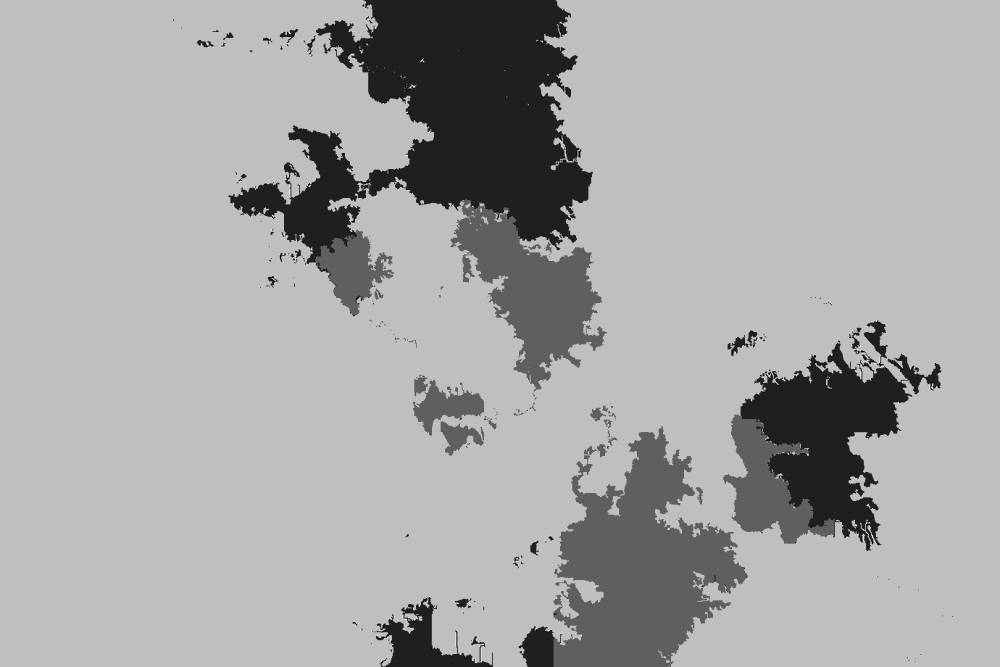
#> input picture CoralSeg-Learning-coral-segmentation-from-sparse-annotations/Datasets/EilatMixx/labels/test/LFT_0029.JPG00.png, 1000 x 667 px, shrunk from 1380 x 920 before the run; its folder holds only this picture in this run
$ python generate_sparse.py
#> lines starting #> are read from the running program, lines starting #| are printed output that depends on the picture
import glob
import cv2
import argparse
import random
import os
import math
import numpy as np

parser = argparse.ArgumentParser()
parser.add_argument("--dataset", help="Dataset to train", default='../Datasets/camvid')
parser.add_argument("--n_labels", help="Number of pixel labels to have", type=int, default=250)
parser.add_argument("--gridlike", help="Whether to have a grid-like structured ground-truth", type=int, default=1)
parser.add_argument("--image_format", help="Labeled image format (jpg, jpeg, png...)", default='png')
parser.add_argument("--default_value", help="Value of non-labeled pixels", type=int, default=255)
args = parser.parse_args()

path_names = args.dataset.split('/')
if path_names[-1] == '':
    path_names = path_names[:-1]
dataset_name = path_names[-1]

sparse_folder = os.path.join(dataset_name, 'sparse_GT')
labels_folder = os.path.join(args.dataset, 'labels')

NUM_LABELS = args.n_labels
grid = bool(args.gridlike)

folders = ['test', 'train']  # folders of the dataset

if not os.path.exists(sparse_folder):
    os.makedirs(sparse_folder)

for folder in folders:
    folder_to_write = os.path.join(sparse_folder, folder)
    if not os.path.exists(folder_to_write):
        os.makedirs(folder_to_write)

    for filename in glob.glob(os.path.join(labels_folder, folder) + '/*.' + args.image_format):
        image_name = os.path.basename(filename)
        new_filename = os.path.join(folder_to_write, image_name)

        img = cv2.imread(filename, 0)
#> img is the input picture: shape (667, 1000); min 0, max 8, mean 5.25
        sparse = cv2.imread(filename, 0)
        sparse[:, :] = args.default_value
#> sparse: shape (667, 1000); every value is 255

        i_size, j_size = img.shape
#> i_size = 667; j_size = 1000
        if grid:  # Perform grid-like sparse ground-truth
            rate = i_size * 1. / j_size  # rate between height and width
#> rate = 0.667
            sqrt = math.sqrt(NUM_LABELS)
            n_i_points = int(rate * sqrt) + 1  # number of labels per column
#> n_i_points = 11
            n_j_points = int(NUM_LABELS / n_i_points) + 1  # number of labels per row
#> n_j_points = 23
            space_betw_i = int(i_size / n_i_points)  # space between every label
#> space_betw_i = 60
            space_betw_j = int(j_size / n_j_points)
#> space_betw_j = 43
            start_i = int((i_size - space_betw_i * (n_i_points - 1)) / 2)  # pixel to start labeling
#> start_i = 33
            start_j = int((j_size - space_betw_j * (n_j_points - 1)) / 2)
#> start_j = 27

            for i in range(start_i, n_i_points * space_betw_i, space_betw_i):
                for j in range(start_j, n_j_points * space_betw_j, space_betw_j):
                    sparse[i, j] = img[i, j]  # assign a label
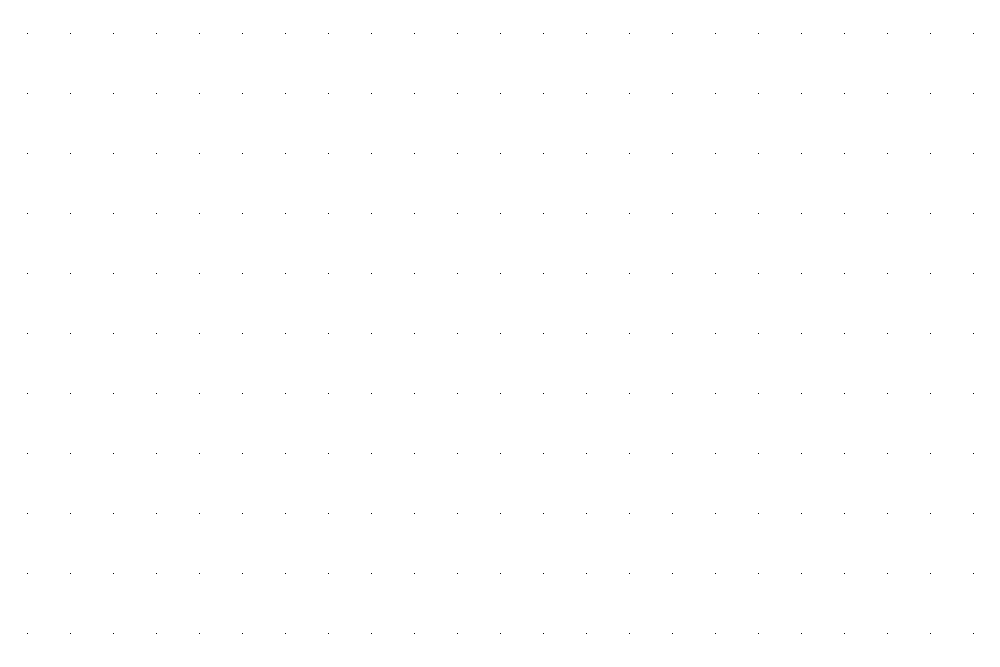
#> sparse: shape (667, 1000); min 1, max 255, mean 254.9

        else:  # Perform random sparse ground-truth
            for _ in range(NUM_LABELS):
                i_point = random.randint(0, i_size - 1)
                j_point = random.randint(0, j_size - 1)
                sparse[i_point, j_point] = img[i_point, j_point]

        cv2.imwrite(new_filename, sparse)
        unique_values = np.unique(sparse)
#> unique_values = [1, 3, 4, 5, 6, 7, 255]
#> pass 2 of the loop `for folder in folders:`:
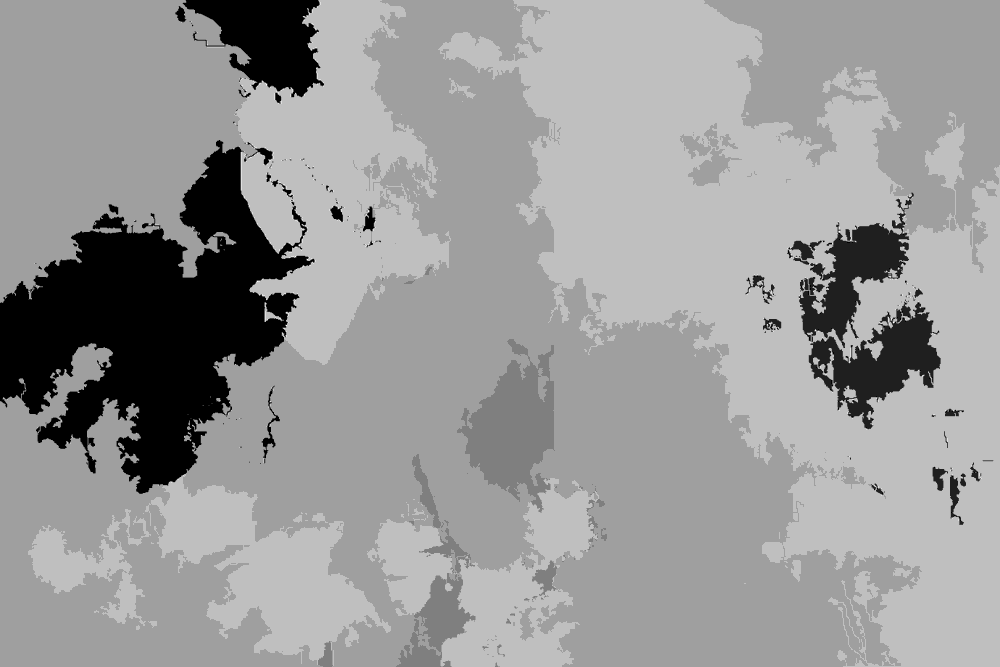
#> input picture CoralSeg-Learning-coral-segmentation-from-sparse-annotations/Datasets/EilatMixx/labels/train/1v6kubz3rj10.png, 1000 x 667 px, shrunk from 1380 x 920 before the run
#> img is the input picture: shape (667, 1000); min 0, max 8, mean 4.81
#> after the loop `for i in range(start_i, n_i_points * space_betw_i, space_betw_i):`:
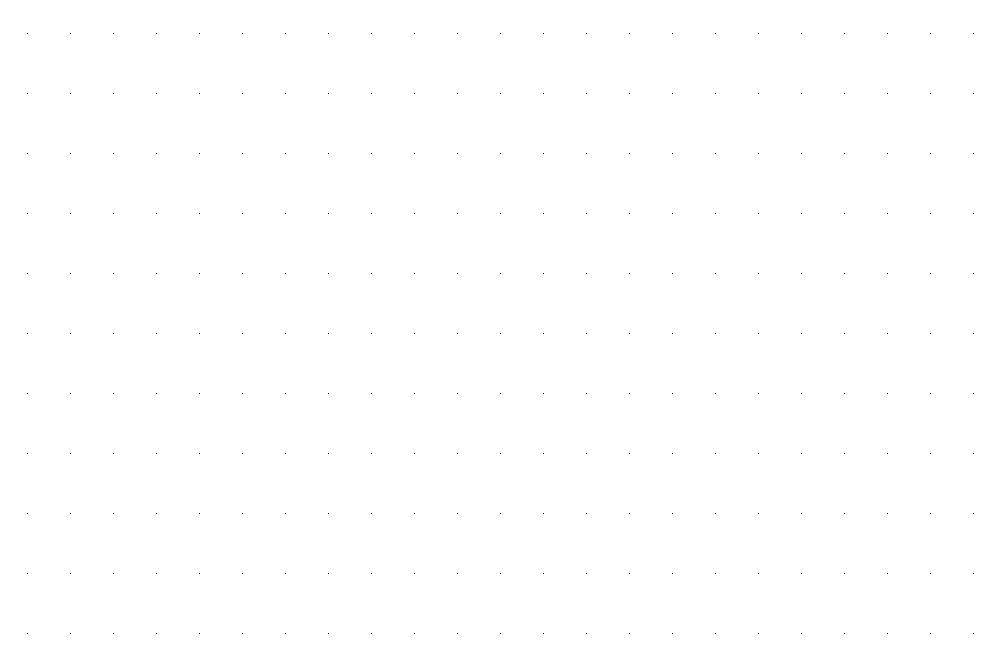
#> sparse: shape (667, 1000); min 0, max 255, mean 254.9
#> unique_values = [0, 1, 3, 4, 5, 6, 255]
        # print(f"Unique values in sparse GT for {image_name}: {unique_values}")

# print('GENERATION COMPLETED')
